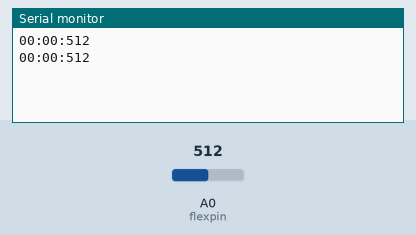
Simulated run of this sketch. Board: Arduino Uno, built with avr-gcc and run on an emulated ATmega328P. On the bench: the last lines printed to the serial monitor. Inputs (shaded band) come from the test bench; at power-on: A0 (flexpin) = 512.

Above: at 1.6 s.
1.7 s: A0 (flexpin) set to 716
At 1.7 s:
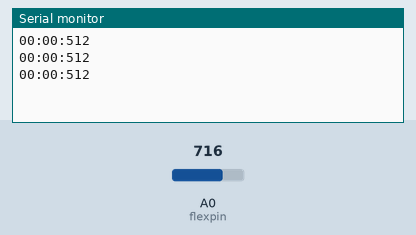
3.2 s: A0 (flexpin) set to 900
At 3.9 s:
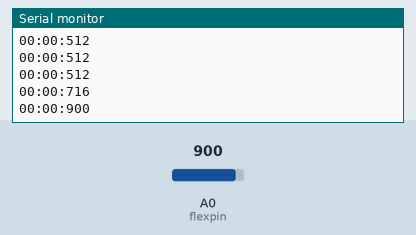
Timing chart, 0 to 6.2 s (numbered marks = the images above; inputs shaded):
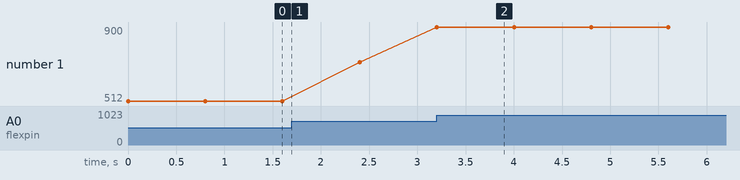

The sketch:

flex_sensor.ino
```cpp
const int flexpin = 0;
const String prefix = "00:00:";

void setup() {
  // Use the serial monitor window to help debug our sketch:
  Serial.begin(9600);
}

void loop() {
  int flexposition;    // Input value from the analog pin.

  // Read the position of the flex sensor :
  flexposition = analogRead(flexpin);
  //write the value with rigth format on the serial:
  Serial.println(prefix + String(flexposition));
  delay(800);
}
```

Measured:
- after the input at 3.2 s, the serial monitor: prints a new line at once (image 2)
- plotted number 1: 512 → 716 after the input at 1.7 s, 716 → 900 after the input at 3.2 s
